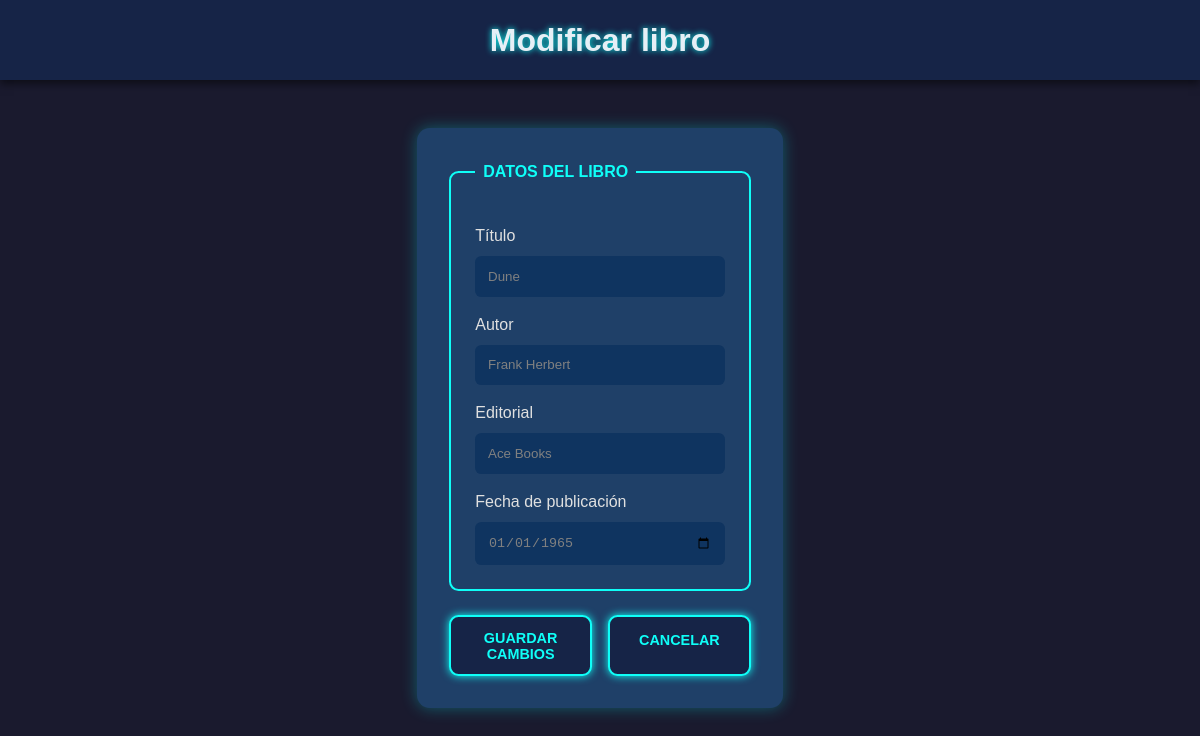
The app's page /libro_modificar.php?id=4 with its own data.
### tables this page shows
CREATE TABLE Novela (
    id_novela INT AUTO_INCREMENT PRIMARY KEY, 
    titulo VARCHAR(150) NOT NULL, 
    fechaPublicacion DATE NOT NULL, 
    id_autor INT NOT NULL,            
    id_editorial INT NOT NULL,       
    FOREIGN KEY (id_autor) REFERENCES Autor(id_autor), 
    FOREIGN KEY (id_editorial) REFERENCES Editorial(id_editorial)
);

CREATE TABLE Autor (
    id_autor INT AUTO_INCREMENT PRIMARY KEY, 
    nombre VARCHAR(100) NOT NULL 
);

CREATE TABLE Editorial (
    id_editorial INT AUTO_INCREMENT PRIMARY KEY, 
    nombre VARCHAR(100) NOT NULL  
);

### www/libro_modificar.php (the view, shortened to what this page needs)
<?php
    require_once 'configuracion.php';
    $id = $_GET['id'];
    $sql = "
        SELECT n.*, a.nombre AS nombre_autor, e.nombre AS nombre_editorial
        FROM Novela n
        INNER JOIN Autor a ON n.id_autor = a.id_autor
        INNER JOIN Editorial e ON n.id_editorial = e.id_editorial
        WHERE n.id_novela = $id
    ";
    $resultado = $conexion->query($sql);
    $libro = $resultado->fetch_assoc();
?>
<!DOCTYPE html>
<html lang="es">
<head>
    <link rel="stylesheet" href="./css/styles.css">
</head>
<body>
<header>
    <h1>Modificar libro</h1>
</header>
<main>
    <section class="formularioAltaLibro">
        <form method="post" action="libro_modificar_procesar.php" accept-charset="UTF-8">
            <fieldset>
                <legend>Datos del libro</legend>
                <label for="titulo">Título</label>
                <input type="text" id="titulo" name="titulo" value="<?php echo $libro['titulo']; ?>" required>
                <label for="autor">Autor</label>
                <input type="text" id="autor" name="autor" value="<?php echo $libro['nombre_autor']; ?>" required>
                <label for="editorial">Editorial</label>
                <input type="text" id="editorial" name="editorial" value="<?php echo $libro['nombre_editorial']; ?>" required>
                <label for="fecha_publicacion">Fecha de publicación</label>
                <input type="date" id="fecha_publicacion" name="fecha_publicacion" value="<?php echo $libro['fechaPublicacion']; ?>" required>
            </fieldset>
            <div class="acciones-formulario">
                <button type="submit" class="btn-guardar">Guardar cambios</button>
                <a href="index.php" class="btn-cancelar">Cancelar</a>
            </div>
        </form>
    </section>
</main>
</body>
</html>

### www/css/styles.css (style rules this page uses)
* { box-sizing: border-box; margin: 0; padding: 0; }
:root { --fondo: #1a1a2e; --texto: #e0e0e0; --header-bg: #162447; --tabla-bg: #1f4068; --fila-bg: #162447; --fila-hover: #b6e9f9; --input-bg: #0f3460; --input-text: #e0e0e0; --inputTx-hover:#000000; --neon-color: #0ffff8; --neon-colorh1: #e6eff6; --neon-rojo: #ff073a; --neon-verde: #39ff14; }
body { font-family: 'Arial', sans-serif; font-size: 1rem; line-height: 1.5; background-color: var(--fondo); color: var(--texto); }
header { background-color: var(--header-bg); text-align: center; padding: 2vh 1vw; box-shadow: 0 0.5vh 1vh rgba(0,0,0,0.5); }
header h1 { color: var(--neon-colorh1); font-size: 2rem; text-shadow: 0 0 0.5vw var(--neon-color); }
main { padding: 2vh 2vw; display: flex; flex-direction: column; gap: 2vh; }
.formularioAltaLibro { max-width: 40rem; margin: 4vh auto; padding: 2rem; background-color: var(--tabla-bg); border-radius: 0.8rem; box-shadow: 0 0 1rem rgba(0, 255, 255, 0.3); }
fieldset { border: 0.15rem solid var(--neon-color); border-radius: 0.6rem; padding: 1.5rem; margin-bottom: 1.5rem; }
legend { color: var(--neon-color); font-weight: bold; text-transform: uppercase; padding: 0 0.5rem; }
label { display: block; margin-top: 1rem; color: var(--texto); }
input { width: 100%; padding: 0.8rem; margin-top: 0.5rem; border: none; border-radius: 0.4rem; background-color: var(--input-bg); color: grey; }
.acciones-formulario { display: flex; justify-content: space-between; gap: 1rem; }
.acciones-formulario button, .acciones-formulario a { flex: 1; text-align: center; background-color: var(--header-bg); color: var(--neon-color); border: 0.15rem solid var(--neon-color); border-radius: 0.6rem; padding: 0.8rem; font-size: 0.9rem; cursor: pointer; text-decoration: none; font-weight: bold; text-transform: uppercase; box-shadow: 0 0 0.5rem var(--neon-color); transition: 0.3s; }

### records on screen
novela: titulo "Dune", autor "Frank Herbert", editorial "Ace Books", fecha_publicacion "01/01/1965"
